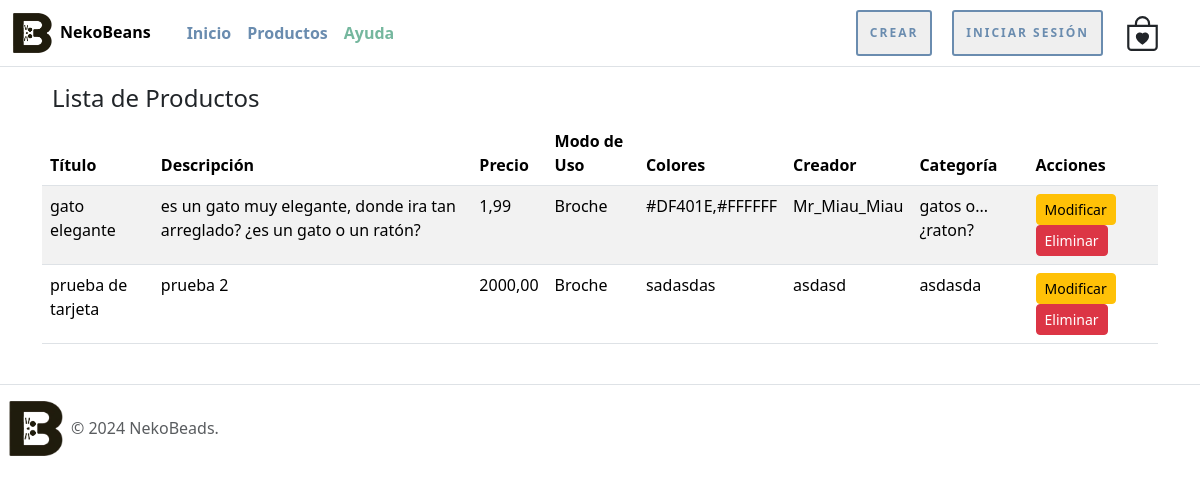
Page /listar-productos/ on the earlier database version.
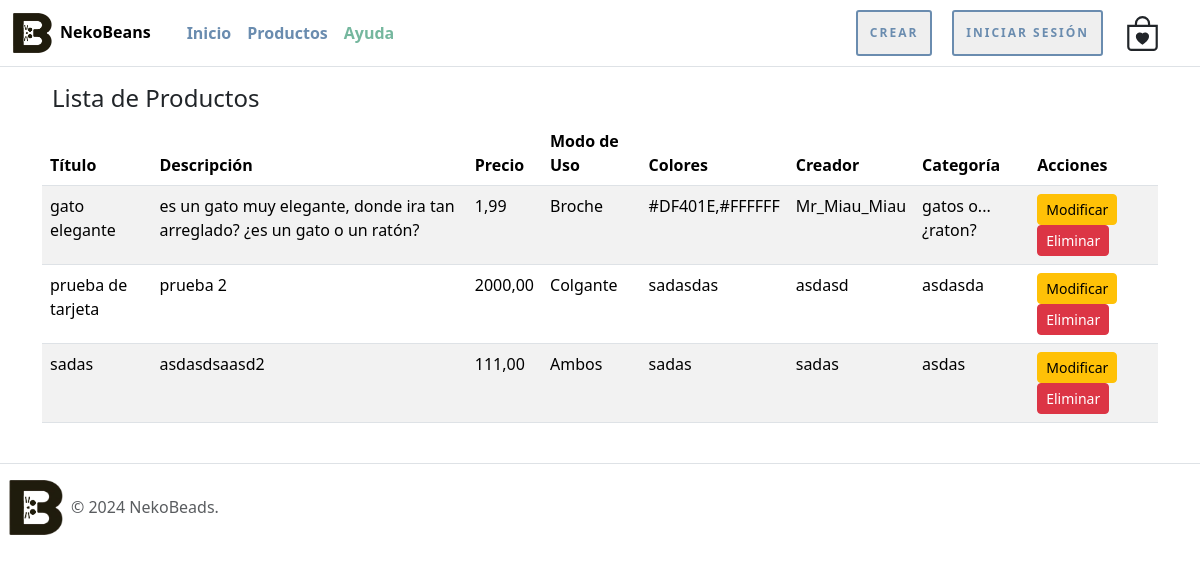
Same page on the later database version.
### nekoBeansWeb/models.py (models this page shows, shortened)
class Producto(models.Model):
    titulo = models.CharField(max_length=20)
    descripcion = models.CharField(max_length=100)
    precio = models.DecimalField(max_digits=10, decimal_places=2)
    tipo_modo_uso = models.IntegerField(choices=tipo_uso, default=1)
    colores = models.CharField(max_length=200)
    creador = models.CharField(max_length=20)
    categoria = models.CharField(max_length=20)
    imagen = models.ImageField(upload_to="productos", null=True)
    @property
    def nombre_modo_uso(self):
        return dict(tipo_uso).get(self.tipo_modo_uso, "Desconocido")

### nekoBeansWeb/views.py (the view)
# urls.py: path('listar-productos/', listar_productos, name='listar_productos'),
def listar_productos(request):
    productos = Producto.objects.all()
    data = {
        'productos': productos
    }
    return render(request, 'nekoBeansWeb/producto/listar.html', data)

### nekoBeansWeb/templates/nekoBeansWeb/producto/listar.html (shortened to what this page needs)
{% extends 'nekoBeansWeb/narvar_footer.html' %}
{% load static %}
{% block contenido %}
<div class="container mt-4">
    <div class="row">
        <div class="col-md-12">
            <h4 class="espacio-titulos">Lista de Productos</h4>
            <div class="table-responsive">
                <table class="table table-hover table-striped">
                    <thead class="thead-dark">
                        <tr>
                            <th scope="col">Título</th>
                            <th scope="col">Descripción</th>
                            <th scope="col">Precio</th>
                            <th scope="col">Modo de Uso</th>
                            <th scope="col">Colores</th>
                            <th scope="col">Creador</th>
                            <th scope="col">Categoría</th>
                            <th scope="col">Acciones</th>
                        </tr>
                    </thead>
                    <tbody>
                        {% for producto in productos %}
                            <tr>
                                <td>{{ producto.titulo }}</td>
                                <td>{{ producto.descripcion }}</td>
                                <td>{{ producto.precio }}</td>
                                <td>{{ producto.nombre_modo_uso }}</td>
                                <td>{{ producto.colores }}</td>
                                <td>{{ producto.creador }}</td>
                                <td>{{ producto.categoria }}</td>
                                <td>
                                    <a href="{% url 'modificar_producto' producto.id %}" class="btn btn-sm btn-warning">Modificar</a>
                                    <a href="{% url 'eliminar_producto' producto.id %}" class="btn btn-sm btn-danger"onclick="return confirm('¿Estás seguro de que deseas eliminar esta producto?')">Eliminar</a>
                                </td>
                            </tr>
                        {% empty %}
                            <tr>
                                <td colspan="8" class="text-center">No hay productos disponibles.</td>
                            </tr>
                        {% endfor %}
                    </tbody>
                </table>
            </div>
        </div>
    </div>
</div>
{% endblock %}

Differences in the rows shown:
changed Producto "prueba de tarjeta": nombre_modo_uso "Broche" → "Colgante"
added Producto: titulo "sadas", descripcion "asdasdsaasd2", precio "111,00", nombre_modo_uso "Ambos", colores "sadas", creador "sadas", categoria "asdas"
